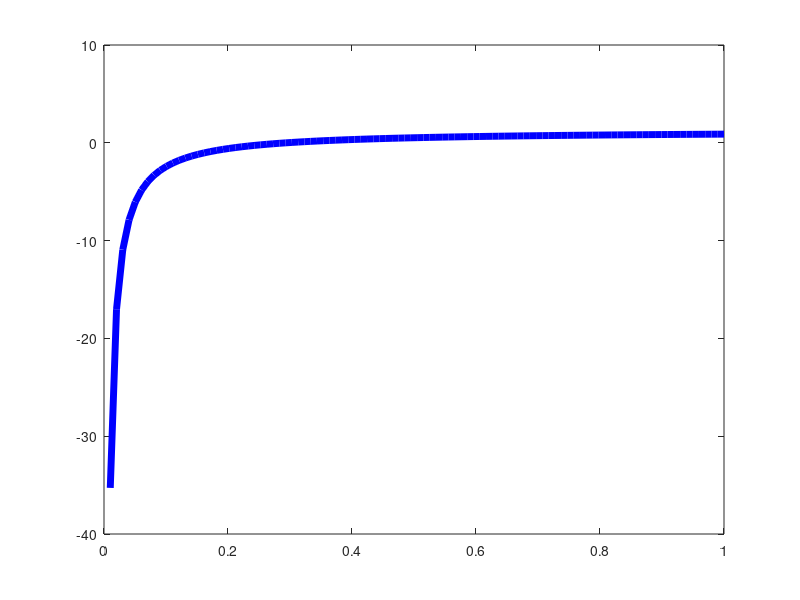

Recreate this plot in MATLAB. (Note: this script raises an error after producing the figure.)
clear; clc; close all;

%% Parameters
eta1 = 0.2;
pi_val = 0.8;
nu1 = 0.1;
muL = 0.05;
%theta_eta1 = 0.5;
sigma_eta1 = 0.5;

%% Range of noise intensity
theta_eta1 = linspace(0,1,100);

%% Common ratio
r = pi_val/(pi_val + muL);

%% Deterministic and stochastic indices
R0d = (eta1*r)/(nu1 + muL);

R0s = R0d - (sigma_eta1.^2 ./ (4*theta_eta1*(nu1 + muL))) .* r^2;

%% Plot
figure;
plot(theta_eta1, R0s, 'b-', 'LineWidth', 5)
hold on
yline(1, 'r--', 'LineWidth', 5);
yline(R0d, 'k:', 'LineWidth', 5);

xlabel('$\theta_{\eta_1}$')
ylabel('$\mathcal{R}_0^s$')
legend('$\mathcal{R}_0^s$', 'Threshold = 1', '$\mathcal{R}_0^d$', 'Location', 'best')
%title('Effect of noise intensity on stochastic institutional discouragement index')
grid on; box on;
set(gca, 'LineWidth', 2)
